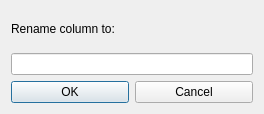
<?xml version="1.0" encoding="UTF-8"?>
<ui version="4.0">
 <class>CRenameObjectDlg</class>
 <widget class="QDialog" name="CRenameObjectDlg">
  <property name="geometry">
   <rect>
    <x>0</x>
    <y>0</y>
    <width>264</width>
    <height>114</height>
   </rect>
  </property>
  <property name="windowTitle">
   <string>Rename Column</string>
  </property>
  <layout class="QVBoxLayout" name="verticalLayout_2">
   <item>
    <layout class="QVBoxLayout" name="verticalLayout">
     <item>
      <widget class="QLabel" name="c_prompt">
       <property name="text">
        <string>Rename column to:</string>
       </property>
      </widget>
     </item>
     <item>
      <widget class="QLineEdit" name="c_object_name"/>
     </item>
    </layout>
   </item>
   <item>
    <layout class="QHBoxLayout" name="horizontalLayout">
     <item>
      <widget class="QPushButton" name="c_ok">
       <property name="text">
        <string>OK</string>
       </property>
      </widget>
     </item>
     <item>
      <widget class="QPushButton" name="c_cancel">
       <property name="text">
        <string>Cancel</string>
       </property>
      </widget>
     </item>
    </layout>
   </item>
  </layout>
 </widget>
 <resources/>
 <connections>
  <connection>
   <sender>c_ok</sender>
   <signal>clicked()</signal>
   <receiver>CRenameObjectDlg</receiver>
   <slot>OnOK()</slot>
   <hints>
    <hint type="sourcelabel">
     <x>107</x>
     <y>110</y>
    </hint>
    <hint type="destinationlabel">
     <x>26</x>
     <y>103</y>
    </hint>
   </hints>
  </connection>
  <connection>
   <sender>c_cancel</sender>
   <signal>clicked()</signal>
   <receiver>CRenameObjectDlg</receiver>
   <slot>OnCancel()</slot>
   <hints>
    <hint type="sourcelabel">
     <x>211</x>
     <y>113</y>
    </hint>
    <hint type="destinationlabel">
     <x>250</x>
     <y>103</y>
    </hint>
   </hints>
  </connection>
 </connections>
 <slots>
  <slot>OnOK()</slot>
  <slot>OnCancel()</slot>
 </slots>
</ui>
